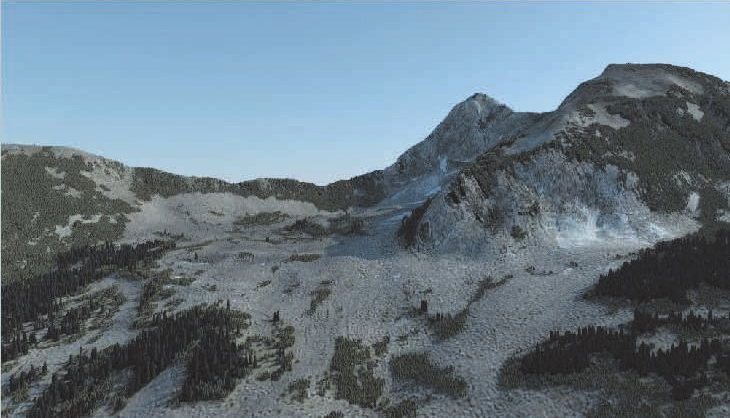
//> input picture images/1/img_1.jpg, 730 x 418 px, given in place of 1.jpg, which was not available
$ ./main   (built with g++ and OpenCV 4)
//> lines starting //> are read from the running program, lines starting //| are printed output that depends on the picture; pictures that were not available may be replaced by others from this repository, and a replacement may not be noted
#include <opencv2/highgui.hpp>
#include <opencv2/imgproc.hpp>
#include <iostream>
#include <string.h>
#include <vector>
#include <math.h>
#include <conio.h>


#define WND_NAME_RES "Result Picture"
#define WND_NAME_SOURCE "Source Picture"

/* For escaping zeros*/
#define EPSILON			0.07
#define RED_MUL			0.21
#define GREEN_MUL		0.72
#define BLUE_MUL		0.07

cv::Mat RGB_to_LMS = (cv::Mat_<float>(3,3) <<	0.3811f, 0.5783f, 0.0402f,
										0.1967f, 0.7244f, 0.0782f,
										0.0241f, 0.1288f, 0.8444f);

cv::Mat LMS_to_RGB = (cv::Mat_<float>(3,3) <<	4.4679f, -3.5873f, 0.1193f,
										-1.2186f, 2.3809f, -0.1624f,
										0.0497f, -0.2439f, 1.2045f);

cv::Mat LMS_to_lab_1 = (cv::Mat_<float>(3,3) << 1/sqrt(3), 0, 0,
										0, 1/sqrt(6), 0,
										0, 0, 1/sqrt(2));
cv::Mat LMS_to_lab_2 = (cv::Mat_<float>(3,3) << 1, 1, 1,
										1, 1, -2,
										1, -1, 0);

float _x = 1/sqrt(3), _y = 1/sqrt(6), _z = 1/sqrt(2);
cv::Mat LMS_to_lab = (cv::Mat_<float>(3,3) <<	_x, _x, _x,
										_y, _y, -2*_y,
										_z, -_z, 0);
cv::Mat lab_to_LMS = (cv::Mat_<float>(3,3) <<	_x, _y, _z,
										_x, _y, -_z,
										_x, -2*_y, 0);

struct ct_image
{
	std::string source;
	std::string target;
	std::string result;
};

ct_image images[] = {
	{"images/1/img_1.jpg", "images/1/img_2.jpg", "images/1/img_1_2_cv.jpg"},
	{"images/2/img_3.jpg", "images/2/img_4.jpg", "images/2/img_3_4_cv.jpg"},
	{"images/3/pic_1.jpg", "images/3/pic_2.jpg", "images/3/pic_1_2_cv.jpg"},
	{"images/4/1.jpg", "images/4/2.jpg", "images/4/1_2_cv.jpg"}};

bool makeCT(ct_image images);
bool makeCTCIE(ct_image images);

cv::Mat convertTolab(cv::Mat input);
cv::Mat convertFromlab(cv::Mat input);
cv::Mat _transform(cv::Mat mat, cv::Mat core);

void showMinStd(cv::Mat input, std::string caption);

//#define SINGLE_MATRIX
#define PER_CHANNEL
// [11 lines left out: function showMat, not called in this run]
int main()
{
	unsigned img_pack = 3;

	if(makeCT(images[img_pack]))
//> in makeCT, imgs is the input picture: 418 rows x 730 cols, CV_8UC3; mean B, G, R 131.9, 120.6, 103.8
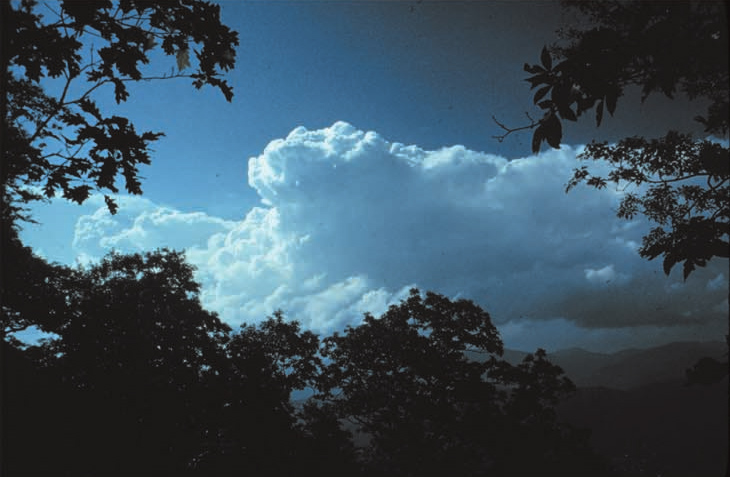
//> input picture images/1/img_2.jpg, 730 x 477 px, given in place of 2.jpg, which was not available
//> in makeCT, imgt is the input picture: 477 rows x 730 cols, CV_8UC3; mean B, G, R 91.7, 78.7, 58.4
//> in showMinStd, `cv::meanStdDev(input, mean, stdd);`: mean = [0.407, 0.473, 0.517]; stdd = [0.164, 0.218, 0.264]
//> the loop in showMinStd, `for(int i = 0; i < input.channels(); i++)` made 3 passes
//| 	0 0.407191 0.164257
//| 	1 0.472799 0.218413
//| 	2 0.517398 0.263508
//> in convertTolab, `transform(img_RGB, img_lms, RGB_to_LMS);`: RGB_to_LMS = [[0.381, 0.578, 0.0402], [0.197, 0.724, 0.0782], [0.0241, 0.129, 0.844]]
//> the loop in showMinStd (call 2), `for(int i = 0; i < input.channels(); i++)` made 3 passes
//| 	0 0.449400 0.198739
//| 	1 0.463051 0.210557
//| 	2 0.507601 0.254309
//> in convertTolab, `showMinStd(img_lms, "after convert to LMS");`: img_lms: 418 rows x 730 cols, CV_32FC3; mean R, G, B 0.449, 0.463, 0.508
//> in convertTolab, `transform(img_lms, img_lab, LMS_to_lab_1 * LMS_to_lab_2);`:
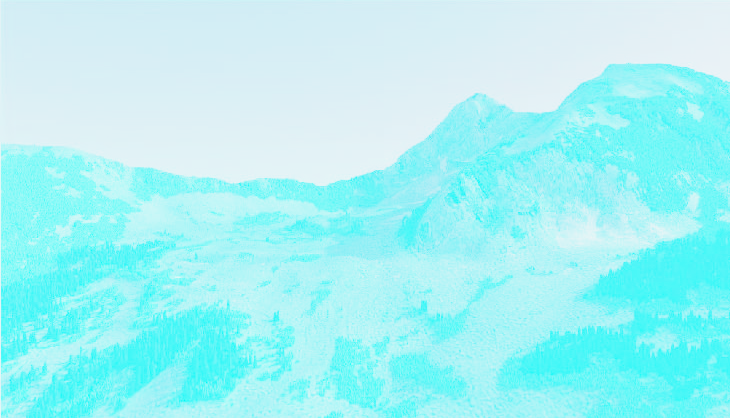
//> img_lab: 418 rows x 730 cols, CV_32FC3; mean R, G, B -0.658, -0.028, -0.00722; drawn with min black and max white
//> in convertTolab (call 2), `showMinStd(img_lms, "after convert to LMS");`: img_lms: 477 rows x 730 cols, CV_32FC3; mean R, G, B 0.28, 0.297, 0.349
//> in convertTolab (call 2), `img_lms /= log(10);`:
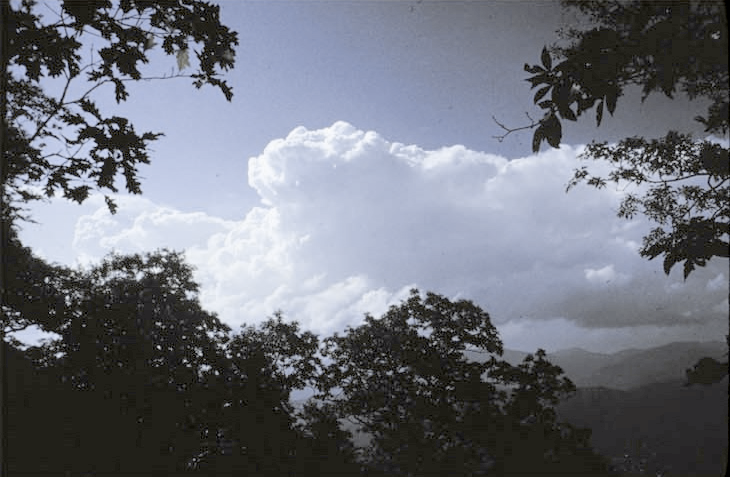
//> img_lms: 477 rows x 730 cols, CV_32FC3; mean R, G, B -0.66, -0.646, -0.606; drawn with min black and max white
//> in convertTolab (call 2), `transform(img_lms, img_lab, LMS_to_lab_1 * LMS_to_lab_2);`:
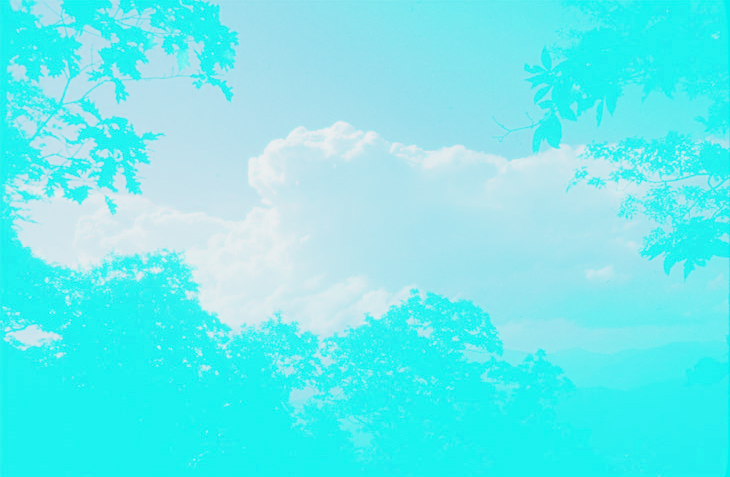
//> img_lab: 477 rows x 730 cols, CV_32FC3; mean R, G, B -1.1, -0.0385, -0.0103; drawn with min black and max white
//> in makeCT, `meanStdDev(imgs_lab, means, stdds);`: means = [-0.658, -0.028, -0.00721]; stdds = [0.391, 0.0274, 0.00567]
//> in makeCT, `meanStdDev(imgt_lab, meant, stddt);`: meant = [-1.1, -0.0385, -0.0103]; stddt = [0.58, 0.0552, 0.0138]
//> in makeCT, `split(imgt_lab, imgt_lab_channels);`:
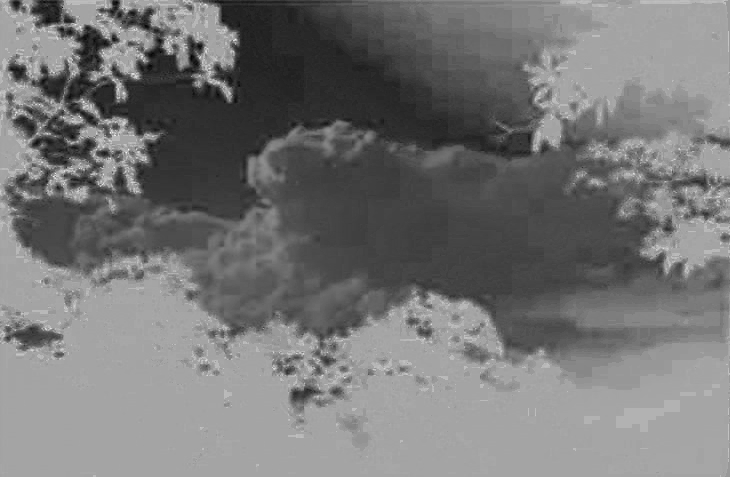
//> imgt_lab_channels[2]: 477 rows x 730 cols, CV_32FC1; min -0.0457, max 0.0304, mean -0.0103; drawn with min black and max white
//> the loop in makeCT, `for(int i = 0; i < 3; i++)` made 3 passes
//> koef on passes 1 to 3: 1.48, 2.02, 2.43
//> in convertFromlab, `transform(img_lms, img_RGB, LMS_to_RGB);`:
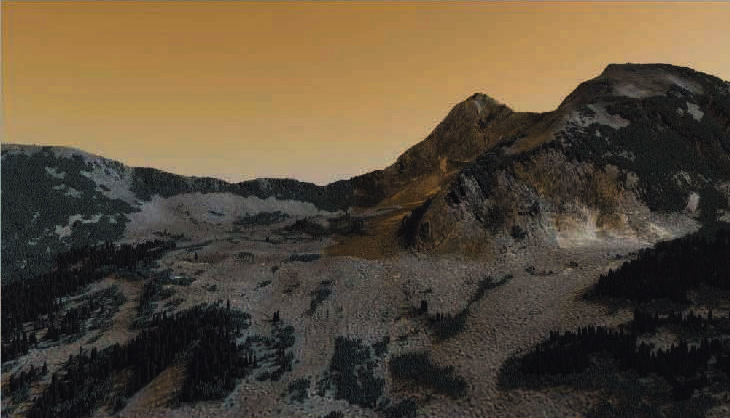
//> img_RGB: 418 rows x 730 cols, CV_32FC3; mean B, G, R 0.227, 0.3, 0.352
//> in convertFromlab, `transform(img_lms, img_RGB, LMS_to_RGB);`: LMS_to_RGB = [[4.47, -3.59, 0.119], [-1.22, 2.38, -0.162], [0.0497, -0.244, 1.2]]
	{
		cv::Mat res_pic = cv::imread(images[img_pack].result);
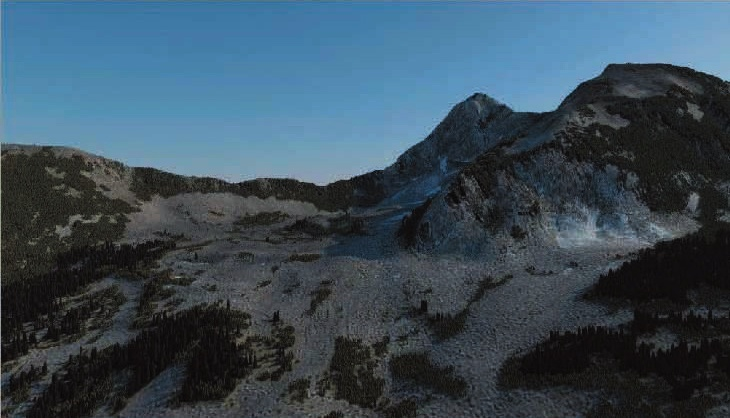
//> res_pic: 418 rows x 730 cols, CV_8UC3; mean B, G, R 89.8, 76.6, 57.7
		cv::imshow(WND_NAME_RES, res_pic);
		cv::waitKey(0);
	}
	return 0;
}
bool makeCT(ct_image images)
{
	cv::Mat imgs = cv::imread(images.source);
	cv::Mat imgt = cv::imread(images.target);
	cv::Mat imgs_lab;
	cv::Mat imgt_lab;
	imgs_lab = convertTolab(imgs);
	imgt_lab = convertTolab(imgt);

	cv::Mat meant, means, stddt, stdds;
	meanStdDev(imgs_lab, means, stdds);
	meanStdDev(imgt_lab, meant, stddt);
	cv::Mat result;
#ifdef PER_CHANNEL
	std::vector<cv::Mat> imgs_lab_channels, imgt_lab_channels;
	split(imgs_lab, imgs_lab_channels);
	split(imgt_lab, imgt_lab_channels);
	for(int i = 0; i < 3; i++)
	{
		double koef;
		if(stdds.at<double>(i) == 0)
		{
			continue; // leave it same.
		}
		if(stddt.at<double>(i) == stdds.at<double>(i))
			koef = 1;
		else
			koef = stddt.at<double>(i)/stdds.at<double>(i);
		imgs_lab_channels[i] = (imgs_lab_channels[i] - means.at<double>(i)) *
			koef + meant.at<double>(i);
	}
	merge(imgs_lab_channels, result);
#else
	Scalar	mean_src(means.at<double>(0), means.at<double>(1), means.at<double>(2)),
			mean_tg(meant.at<double>(0), meant.at<double>(1), meant.at<double>(2)),
			koef(	stddt.at<double>(0)/stdds.at<double>(0),
					stddt.at<double>(1)/stdds.at<double>(1),
					stddt.at<double>(2)/stdds.at<double>(2));
	multiply((imgs_lab - mean_src), koef, imgs_lab);
	result = imgs_lab + mean_tg;
#endif
	result = convertFromlab(result);
	imwrite(images.result, result);
	return true;
}
// [32 lines left out: function makeCTCIE, not called in this run]
cv::Mat convertTolab(cv::Mat input)
{
	cv::Mat img_RGB;
	cv::cvtColor(input, img_RGB, cv::COLOR_BGR2RGB);
	cv::Scalar min_scalar(EPSILON, EPSILON, EPSILON);
	cv::Mat min_mat = cv::Mat(img_RGB.size(), CV_32FC3, min_scalar);
	img_RGB.convertTo(img_RGB, CV_32FC1, 1/255.f);
	// To escape zeros in LMS color space, we need to replace every black pixel
	//max(img_RGB, min_mat, img_RGB); // before converting to LMS
	showMinStd(img_RGB, "initial");
	cv::Mat img_lms;
	transform(img_RGB, img_lms, RGB_to_LMS);
	max(img_lms, min_mat, img_lms); // right before log10
	showMinStd(img_lms, "after convert to LMS");
	// this trick from Jun Yan's code
	// log10(x)=ln(x)/ln(10)
	cv::log(img_lms,img_lms);
	img_lms /= log(10);
	showMinStd(img_lms, "after log10");
	cv::Mat img_lab;
#ifdef SINGLE_MATRIX 쁂V_LOAD_IMAGE_GRAYSCALE
	transform(img_lms, img_lab, LMS_to_lab);
#else
	transform(img_lms, img_lab, LMS_to_lab_1 * LMS_to_lab_2);
#endif
	return img_lab;
}
cv::Mat convertFromlab(cv::Mat input)
{
	cv::Mat img_lms;
#ifdef SINGLE_MATRIX
	transform(input, img_lms, lab_to_LMS);
#else
	transpose(LMS_to_lab_2, LMS_to_lab_2);
	transform(input, img_lms, LMS_to_lab_2 * LMS_to_lab_1);
#endif
	// this trick from Jun Yan's code
	// 10^x=(e^x)^(ln10)
	exp(img_lms,img_lms);
	pow(img_lms,log(10),img_lms);

	cv::Mat img_RGB;
	transform(img_lms, img_RGB, LMS_to_RGB);
	img_RGB.convertTo(img_RGB, CV_8UC1, 255.f);
	cv::Mat img_BGR;
	cv::cvtColor(img_RGB, img_BGR, cv::COLOR_RGB2BGR);
	return img_BGR;
}
void showMinStd(cv::Mat input, std::string caption)
{
	cv::Mat mean, stdd;
	cv::meanStdDev(input, mean, stdd);
	printf("%s\n", caption.c_str());
	for(int i = 0; i < input.channels(); i++)
	{
		printf("\t%d %f %f\n", i, mean.at<double>(i), stdd.at<double>(i));
	}
}
